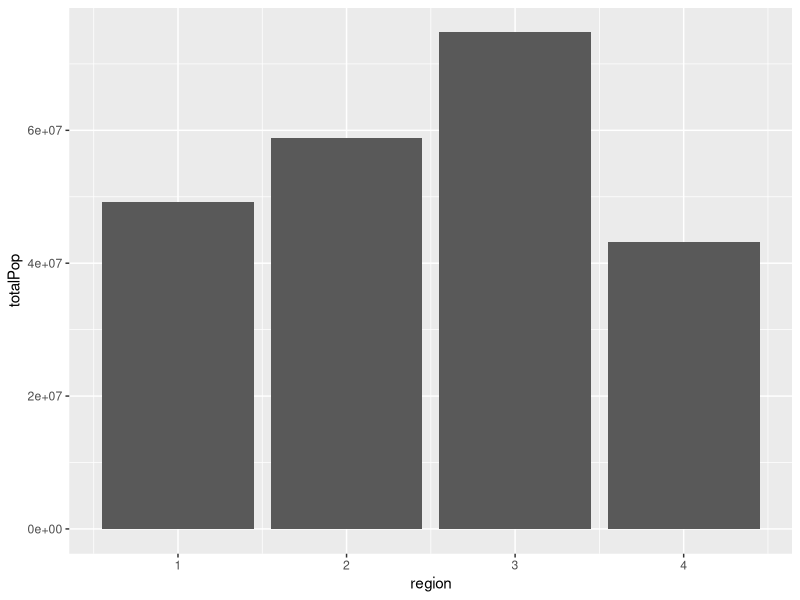
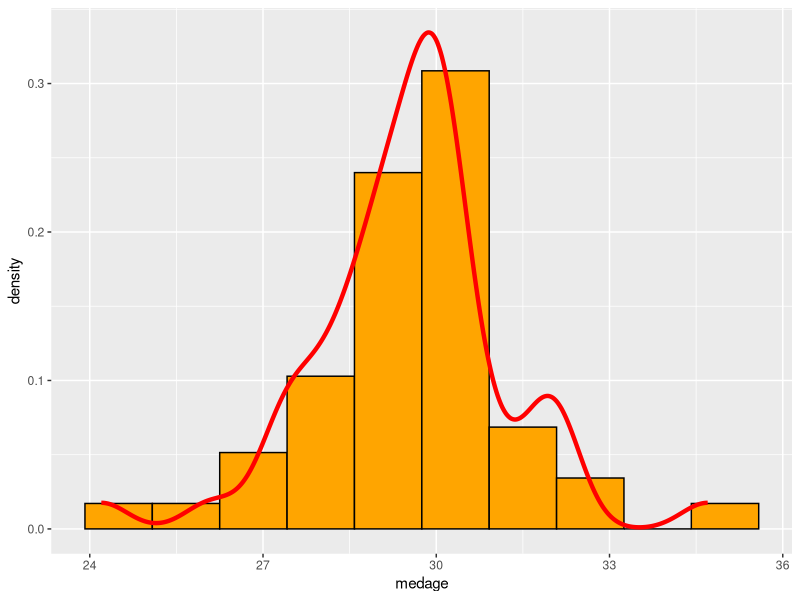

These figures' R source, in order:
## ---- chunk 1
knitr::opts_chunk$set(echo = TRUE)
## ---- chunk 2
v = seq(from = 0, to = 300, by = 3)
head(v, 20)
## ---- chunk 3
sum(v)
## ---- chunk 4
mean(v)
## ---- chunk 5
length(v)
## ---- chunk 6
dado_honesto = sample(1:6, size = 100, replace = TRUE)

## ---- chunk 7
table(dado_honesto)
## ---- chunk 8
library(dplyr)
datos <-  
  data.frame(c(1:length(dado_honesto)),dado_honesto)
datos %>% 
  count(dado_honesto)
## ---- chunk 9
signif(prop.table(table(dado_honesto)),2)
## ---- chunk 10
dado_cargado = sample(1:6, size = 100, replace = TRUE, prob = c(1/7,1/7,1/7,1/7,1/7,2/7))
## ---- chunk 11
table(dado_cargado)
## ---- chunk 12
signif(prop.table(table(dado_cargado)),2)
## ---- chunk 13
(v1 = rep(seq(4,1),each=4))
(v2 = rep(seq(1,5), times=1:5))
(v3 = rep(seq(1,4), times=4))
## ---- chunk 14
library(tidyverse)
mpg %>% 
  filter(class == "pickup") %>% 
  select(starts_with("c"))  
## ---- chunk 15
library(haven)
census <- read_dta("census.dta")
## ---- chunk 16
census %>% 
  group_by(region) %>% 
  summarize(sum(pop))
## ---- chunk 17
data = census %>% 
  group_by(region) %>% 
  summarize(totalPop=sum(pop))

ggplot(data, aes(x = region, y=totalPop)) + 
  geom_bar(stat="identity")

## ---- chunk 18
census %>% 
  select(state,pop) %>% 
  arrange(desc(pop))  
## ---- chunk 19
census %>% 
  mutate(divorcios_matrimonios = divorce / marriage) %>% 
  select(state,divorcios_matrimonios)
## ---- chunk 20
census %>%
  mutate(propMayores = pop65p / pop) %>% 
  select(state, propMayores, medage) %>% 
  arrange(desc(medage)) %>% 
  head(10)
## ---- chunk 21
ggplot(census, aes(x = medage)) + 
  geom_histogram(aes(y=stat(density)), bins=10, fill = "orange", color="black")  + 
  geom_density(color="red", size=1.5)
